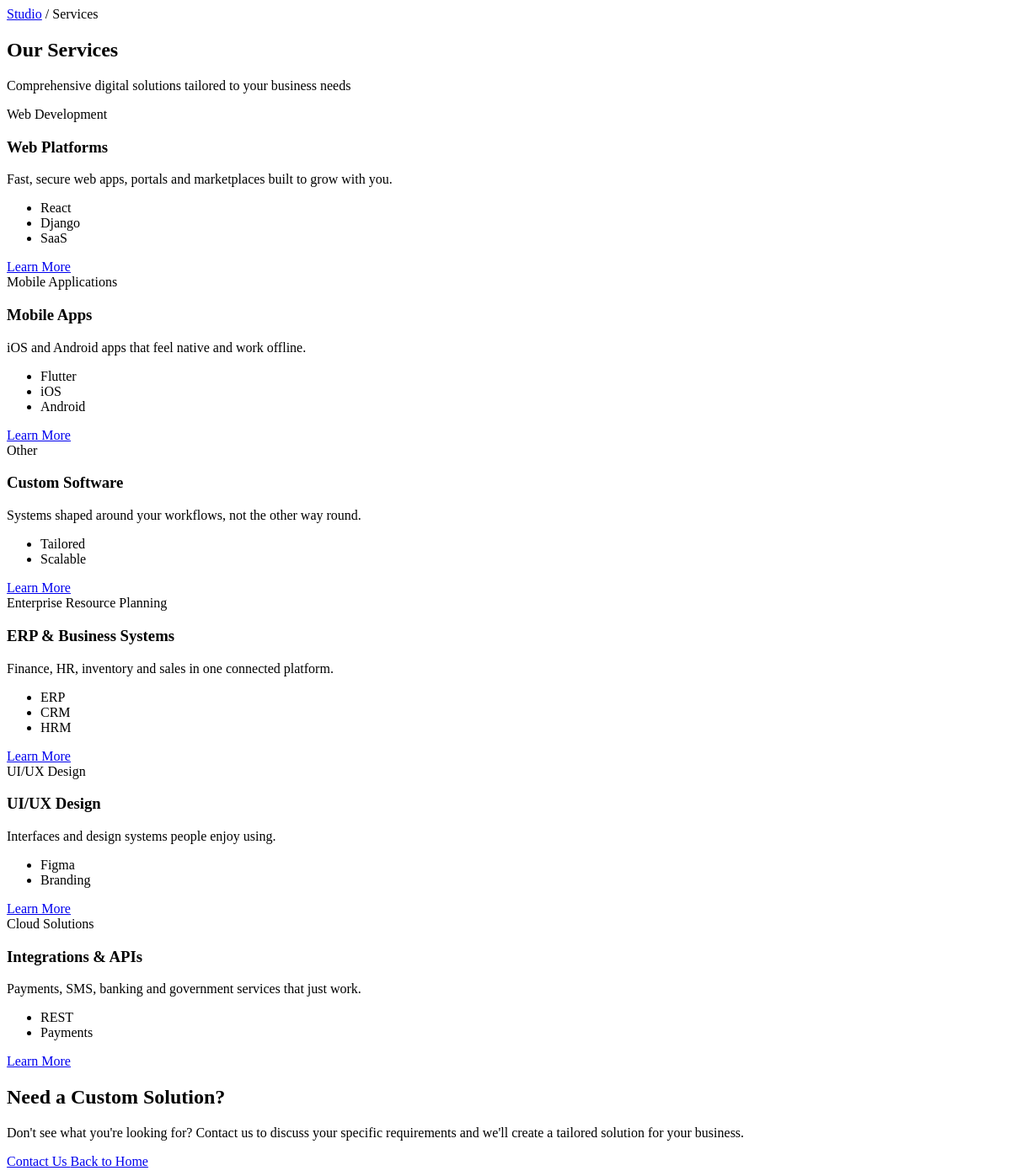
Page /studio/services/ on the earlier database version.
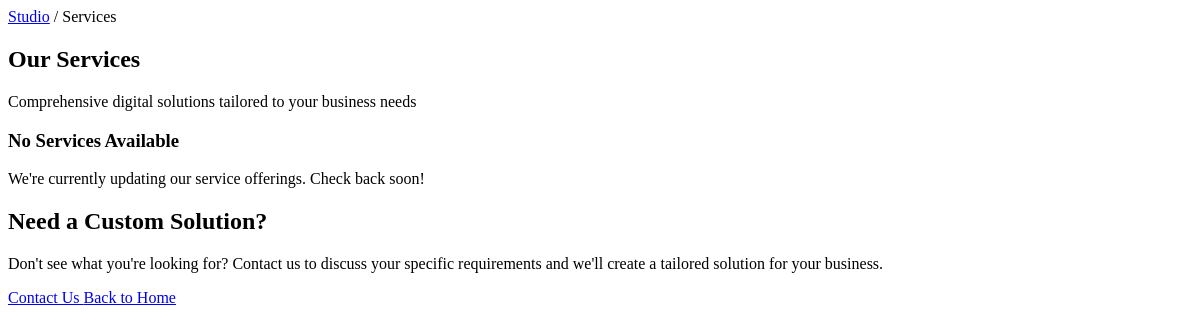
Same page on the later database version.
### studio/models.py (models this page shows, shortened)
class Service(models.Model):
    SERVICE_CHOICES = [
        ('WEB', 'Web Development'),
        ('MOBILE', 'Mobile Applications'),
        ('AI', 'AI & Machine Learning'),
        ('ERP', 'Enterprise Resource Planning'),
        ('CLOUD', 'Cloud Solutions'),
        ('CONSULTING', 'IT Consulting'),
        ('DESIGN', 'UI/UX Design'),
        ('OTHER', 'Other'),
    ]
    title = models.CharField(max_length=200)
    slug = models.SlugField(unique=True, blank=True)
    service_type = models.CharField(max_length=20, choices=SERVICE_CHOICES, default='WEB')
    description = models.TextField()
    icon = models.CharField(max_length=100, help_text="Lucide icon name (e.g., 'code', 'smartphone')")
    thumbnail = models.ImageField(upload_to='studio/services/thumbnails/', blank=True, help_text="Service thumbnail image")
    features = models.JSONField(default=list, help_text="List of service features")
    is_featured = models.BooleanField(default=False)
    order = models.IntegerField(default=0)
    created_at = models.DateTimeField(auto_now_add=True)
    updated_at = models.DateTimeField(auto_now=True)
    class Meta:
        ordering = ['order', '-created_at']

### studio/views.py (the view)
# urls.py: path('services/', views.services, name='studio_services'),
def services(request):
    services = Service.objects.all()
    context = {
        'services': services,
    }
    return render(request, 'studio/services.html', context)

### studio/templates/studio/services.html (shortened to what this page needs)
{% extends "base.html" %}
{% load static %}
{% block content %}
<section class="bg-gradient-to-br from-brand-900 via-brand-800 to-brand-700 text-white py-20">
    <div class="max-w-7xl mx-auto px-4 sm:px-6 lg:px-8">
        <nav class="text-sm mb-8 text-brand-200">
            <a href="{% url 'studio_home' %}" class="hover:text-white transition">Studio</a>
            <span class="mx-2">/</span>
            <span class="text-white">Services</span>
        </nav>
        <h1 class="text-4xl sm:text-5xl font-bold mb-4">Our Services</h1>
        <p class="text-xl text-brand-100 max-w-3xl">Comprehensive digital solutions tailored to your business needs</p>
    </div>
</section>
<section class="py-20 bg-white">
    <div class="max-w-7xl mx-auto px-4 sm:px-6 lg:px-8">
        <div class="grid grid-cols-1 md:grid-cols-2 lg:grid-cols-3 gap-8">
            {% for service in services %}
            <div class="group p-8 bg-gradient-to-br from-slate-50 to-white border border-slate-200 rounded-2xl hover:shadow-xl hover:border-brand-300 transition-all duration-300">
                <div class="mb-4">
                    <span class="px-3 py-1 bg-brand-100 text-brand-700 text-xs font-semibold rounded-full">{{ service.get_service_type_display }}</span>
                </div>
                <h3 class="text-2xl font-bold text-slate-900 mb-3">{{ service.title }}</h3>
                <p class="text-slate-600 mb-6">{{ service.description }}</p>
                {% if service.features %}
                <ul class="space-y-3 mb-6">
                    {% for feature in service.features|slice:":4" %}
                    <li class="flex items-center text-sm text-slate-600">
                        {{ feature }}
                    </li>
                    {% endfor %}
                </ul>
                {% endif %}
                <a href="{% url 'studio_service_detail' service.slug %}" class="inline-flex items-center text-brand-600 font-semibold hover:text-brand-800 transition group-hover:translate-x-2 transform duration-300">
                    Learn More
                </a>
            </div>
            {% empty %}
            <div class="col-span-full text-center py-20">
                <h3 class="text-2xl font-bold text-slate-900 mb-2">No Services Available</h3>
                <p class="text-slate-600">We're currently updating our service offerings. Check back soon!</p>
            </div>
            {% endfor %}
        </div>
    </div>
</section>
<section class="py-20 bg-gradient-to-r from-brand-900 to-brand-800 text-white">
    <div class="max-w-7xl mx-auto px-4 sm:px-6 lg:px-8 text-center">
        <h2 class="text-3xl sm:text-4xl font-bold mb-6">Need a Custom Solution?</h2>
        <p class="text-xl text-brand-100 mb-10 max-w-2xl mx-auto">Don't see what you're looking for? Contact us to discuss your specific requirements and we'll create a tailored solution for your business.</p>
        <div class="flex flex-col sm:flex-row gap-4 justify-center">
            <a href="{% url 'studio_contact' %}" class="inline-flex items-center justify-center px-8 py-4 bg-white text-brand-900 font-bold rounded-full hover:bg-brand-50 transition shadow-xl transform hover:-translate-y-1">
                Contact Us
            </a>
            <a href="{% url 'studio_home' %}" class="inline-flex items-center justify-center px-8 py-4 bg-transparent border-2 border-white text-white font-bold rounded-full hover:bg-white/10 transition">
                Back to Home
            </a>
        </div>
    </div>
</section>
{% endblock %}

Differences in the rows shown:
removed Service: service_type "Web Development", title "Web Platforms", description "Fast, secure web apps, portals and marketplaces built to grow with you.", features "React" "Django" "SaaS"
removed Service: service_type "Mobile Applications", title "Mobile Apps", description "iOS and Android apps that feel native and work offline.", features "Flutter" "iOS" "Android"
removed Service: service_type "Other", title "Custom Software", description "Systems shaped around your workflows, not the other way round.", features "Tailored" "Scalable"
removed Service: service_type "Enterprise Resource Planning", title "ERP & Business Systems", description "Finance, HR, inventory and sales in one connected platform.", features "ERP" "CRM" "HRM"
removed Service: service_type "UI/UX Design", title "UI/UX Design", description "Interfaces and design systems people enjoy using.", features "Figma" "Branding"
removed Service: service_type "Cloud Solutions", title "Integrations & APIs", description "Payments, SMS, banking and government services that just work.", features "REST" "Payments"
Other differences:
text now shown: "No Services Available We're currently updating our service offerings. Check back soon!"
